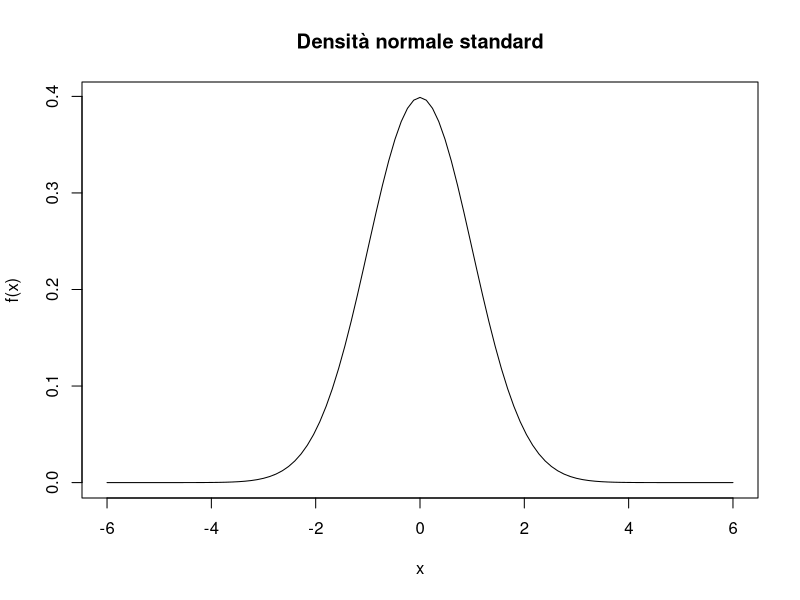
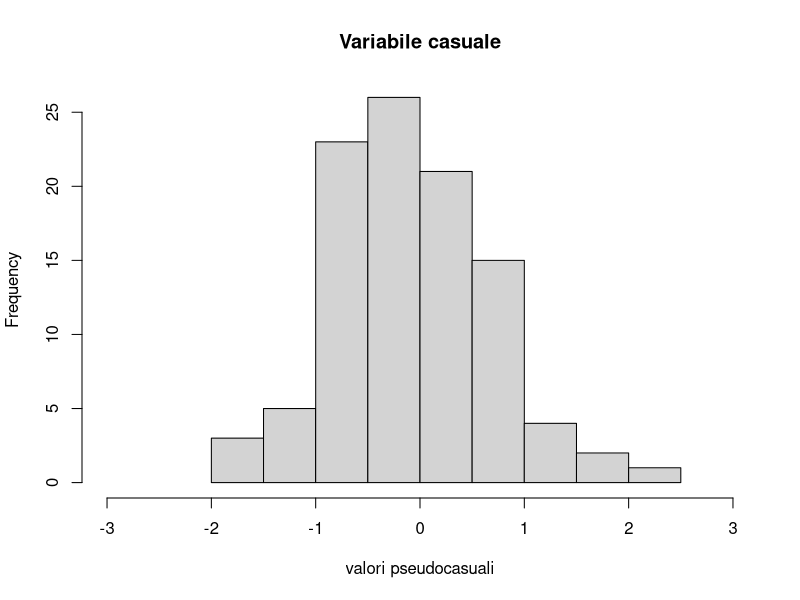
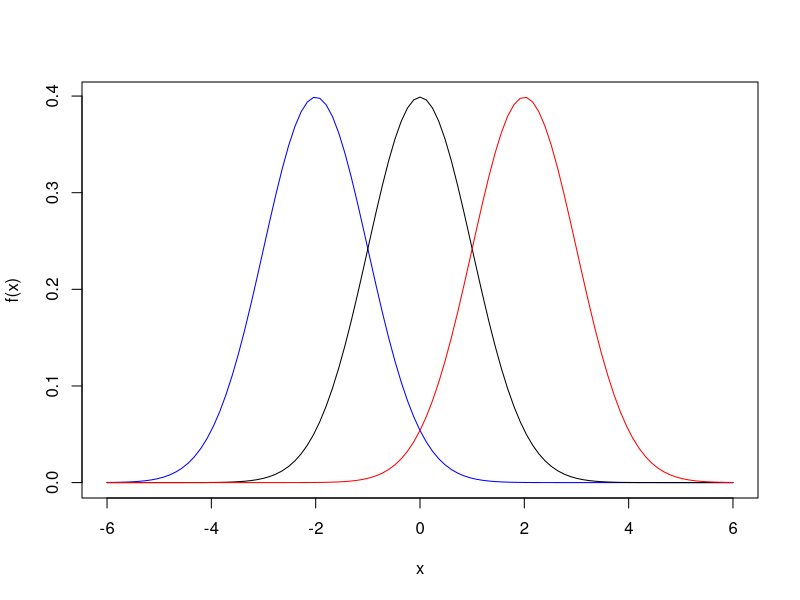
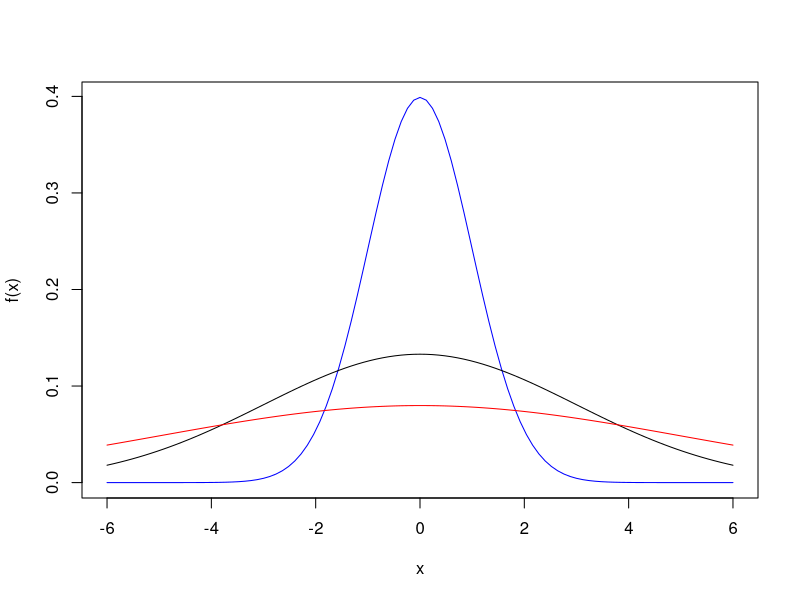

Write R code to recreate these figures, in order.
## ---- chunk 1
knitr::opts_chunk$set(echo = TRUE)
## ---- chunk 2
#ci permette di rappresentare graficamente i dati
library(ggplot2)

data(mpg)
## ---- chunk 3
curve(dnorm(x,mean =0, sd =1), from =-6, to=6, xlab="x", ylab="f(x)", lty =1, 
      main = "Densità normale standard")

## ---- chunk 4
z<-c(0 ,0.25 ,0.5 ,0.75 ,1)
qnorm(z, mean = 0, sd = 1)

## ---- chunk 5
v_c <- rnorm(n = 100, mean = 0, sd = 1)
hist(v_c, main = "Variabile casuale", xlim = c(-3,3), xlab = "valori pseudocasuali")

## ---- chunk 6
curve(dnorm(x,mean =-2, sd =1), from =-6, to=6, 
      xlab="x", ylab="f(x)", lty =1, col = "blue")

curve(dnorm(x,mean =0, sd =1), from =-6, to=6, 
      xlab="x", ylab="f(x)", lty =1, add = TRUE)

curve(dnorm(x,mean =2, sd =1), from =-6, to=6, 
      xlab="x", ylab="f(x)", lty =1, 
      add= TRUE, col = "red")

## ---- chunk 7
curve(dnorm(x,mean =0, sd =1), from =-6, to=6, 
      xlab="x", ylab="f(x)", lty =1, col = "blue")

curve(dnorm(x,mean =0, sd =3), from =-6, to=6, 
      xlab="x", ylab="f(x)", lty =1, add = TRUE)

curve(dnorm(x,mean =0, sd =5), from =-6, to=6, 
      xlab="x", ylab="f(x)", lty =1, add= TRUE, col = "red")

## ---- chunk 8
pnorm(3, mean = 0, sd = 1) - pnorm(-3, mean=0, sd = 1)

## ---- chunk 9
# Media della variabile hwy -> miglia per gallone in autostrada
stimamu = mean(mpg$hwy)
stimamu

## ---- chunk 10
# Varianza della variabile hwy
stimasigma2 = (length(mpg$hwy) - 1)*var(mpg$hwy)/length(mpg$hwy)
stimasigma2

## ---- chunk 11
mean(mpg$hwy)

## ---- chunk 12
alpha <- 1-0.90
z <- qnorm(1- alpha/2,mean = 0, sd = 1)

n <-length(mpg$hwy)

#limite inferiore
mean(mpg$hwy)- qnorm(1- alpha /2, mean=0, sd =1) *4/ sqrt(n)

#limite superiore
mean(mpg$hwy)+qnorm (1- alpha /2, mean=0, sd =1) *4/ sqrt(n)

## ---- chunk 13
#media campionaria
mean(mpg$cty)

#deviazione standard campionaria
sd(mpg$cty)

## ---- chunk 14
alpha <- 1-0.90
n <- length(mpg$cty)
t <- qt(1-alpha/2,df=n-1)

#limite inferiore
mean(mpg$cty)-qt(1- alpha/2,df=n - 1)*sd(mpg$cty)/sqrt(n)

#limite superiore
mean(mpg$cty)+qt(1-alpha/2,df=n -1)*sd(mpg$cty)/sqrt(n)

## ---- chunk 15
#varianza campionaria
var(mpg$hwy)

## ---- chunk 16
n <- length(mpg$hwy)
mu <- 23

alpha <- 1-0.90
x_1 <- qchisq(alpha/2, df=n)
x_2 <- qchisq(1-alpha/2, df=n)

#limite inferiore
((n-1)*var(mpg$hwy)+n*(mean(mpg$hwy)-mu)**2)/qchisq(1- alpha/2, df=n)

#limite superiore
((n-1)*var(mpg$hwy)+n*(mean(mpg$hwy)-mu)**2)/qchisq( alpha/2, df=n)

## ---- chunk 17
#varianza campionaria
var(mpg$hwy)

## ---- chunk 18
n <- length(mpg$hwy)
alpha <- 1-0.90

x_3 <- qchisq(alpha/2, df=n-1)
x_4 <- qchisq(1-alpha/2, df=n-1)


#limite inferiore
(n-1)*var(mpg$hwy)/qchisq(1-alpha/2, df=n-1)

#limite superiore
(n-1)*var(mpg$hwy)/qchisq(alpha/2, df=n -1)

## ---- chunk 19
alpha = 0.05
mu <- 23.44
sigma <- sd(mpg$hwy)

#La distribuzione della statistica test è normale
qnorm(1-alpha/2, mean=0, sd=1)
n <- length(mpg$hwy)


mu_1 <- 23
z <- (mu_1 - mu)/(sigma/sqrt(n))
z

pvalue <- 2*(1-pnorm(abs(z), mean=0, sd=1))
pvalue

## ---- chunk 20
alpha <- 0.01
mu <- mean(mpg$cty)
n <- length(mpg$cty)

#La distribuzione della statistica test è t di student
qt(1-alpha/2, df = n-1)

mu_1 <- mean(mpg$hwy)
sigma <- sd(mpg$hwy)
z <- (mu_1 - mu)/(sigma/sqrt(n))
z

pvalue <- 2*(1-pt(abs(z), df = n-1))
pvalue

## ---- chunk 21
alpha = 0.05

mu <- mean(mpg$hwy)
sigma <- 306

mu_1 <- mean(mpg$cty)
sigma_1 <- 305
n <- length(mpg$cty)

#La distribuzione della statistica test è chi-quadrato
qchisq(alpha/2, df = n)
qchisq(1-alpha/2, df = n)

z <- (n-1)*sigma_1/sigma+n*(mu_1-mu)**2/sigma_1
z

## ---- chunk 22
alpha = 0.05

sigma <- sd(mpg$cty)

sigma_1 <- sd(mpg$hwy)
n <- length(mpg$hwy)

#La distribuzione della statistica test è chi-quadrato
qchisq(alpha/2, df = n-1)
qchisq(1-alpha/2, df = n-1)

z <- (n-1)*sigma_1/sigma
z

## ---- chunk 23
n <- length(mpg$hwy)
mu <- mean(mpg$hwy)
sigma <- sd(mpg$hwy)

## ---- chunk 24
a <- numeric(4)
for(i in 1:4)
a[i] <- qnorm(0.2*i, mean=mu, sd=sigma)
a

## ---- chunk 25
r <- 5

nint <- numeric (r)
nint[1] <-length(which(mpg$hwy < a[1]))
nint[2] <-length(which((mpg$hwy >= a[1])&(mpg$hwy[2])))
nint[3] <-length(which((mpg$hwy >= a[2])&(mpg$hwy[3])))
nint[4] <-length(which((mpg$hwy >= a[3])&(mpg$hwy<a[4])))
nint[5] <-length(which( mpg$hwy >=a[4]))
nint

sum(nint)

## ---- chunk 26
chi <- sum(((nint - n*0.2)/sqrt(n*0.2))**2)
chi
           
## ---- chunk 27
r <- 5
k <- 2
alpha <- 0.05

qchisq(alpha/2, df=r-k -1)
qchisq(1- alpha/2, df=r-k -1)

